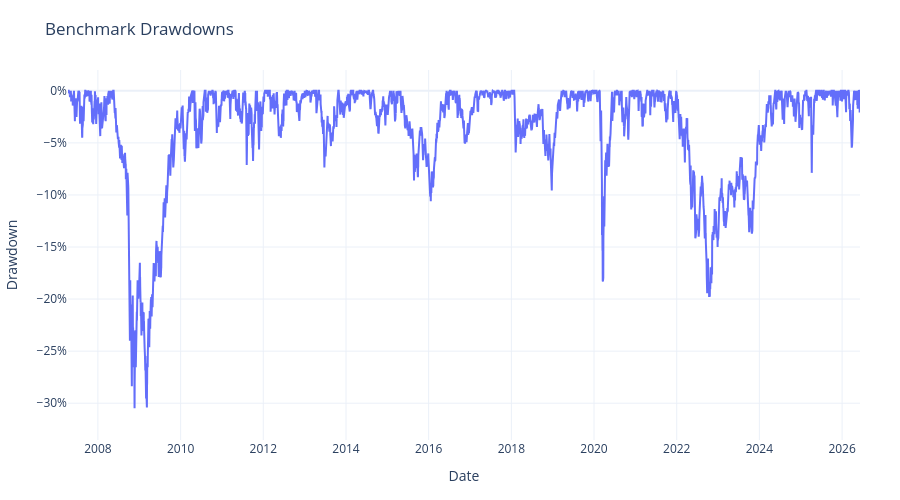

Notebook code for this chart:
### Code cell
drawdowns = cumulative_benchmarks / cumulative_benchmarks.cummax() - 1.0

y_bottom = drawdowns.min().min() * 1.10

fig = go.Figure()
fig.add_trace(go.Scatter(x=drawdowns.index, y=drawdowns, mode="lines"))

fig.update_layout(
    **default_layout,
    title="Benchmark Drawdowns",
    xaxis_title="Date",
    yaxis_title="Drawdown",
)
fig.update_yaxes(tickformat=".0%", range=[y_bottom, 0.02])
fig.show()

### Figure 1 — Plotly figure (JSON) as saved in the notebook; plotly's stock layout.template omitted (floating-point values rounded to 4 significant figures; data arrays with more than 128 entries replaced by an {"elided": "..."} marker saying what was removed)
{"data": [{"mode": "lines", "type": "scatter", "x": {"elided": "4820 str values"}, "y": {"elided": "4820 float values"}}], "layout": {"height": 500, "legend": {"orientation": "h", "x": 0, "xanchor": "left", "y": 1.02, "yanchor": "bottom"}, "margin": {"b": 60, "l": 60, "r": 40, "t": 70}, "title": {"text": "Benchmark Drawdowns"}, "xaxis": {"title": {"text": "Date"}}, "yaxis": {"range": [-0.3354, 0.02], "tickformat": ".0%", "title": {"text": "Drawdown"}}}}
